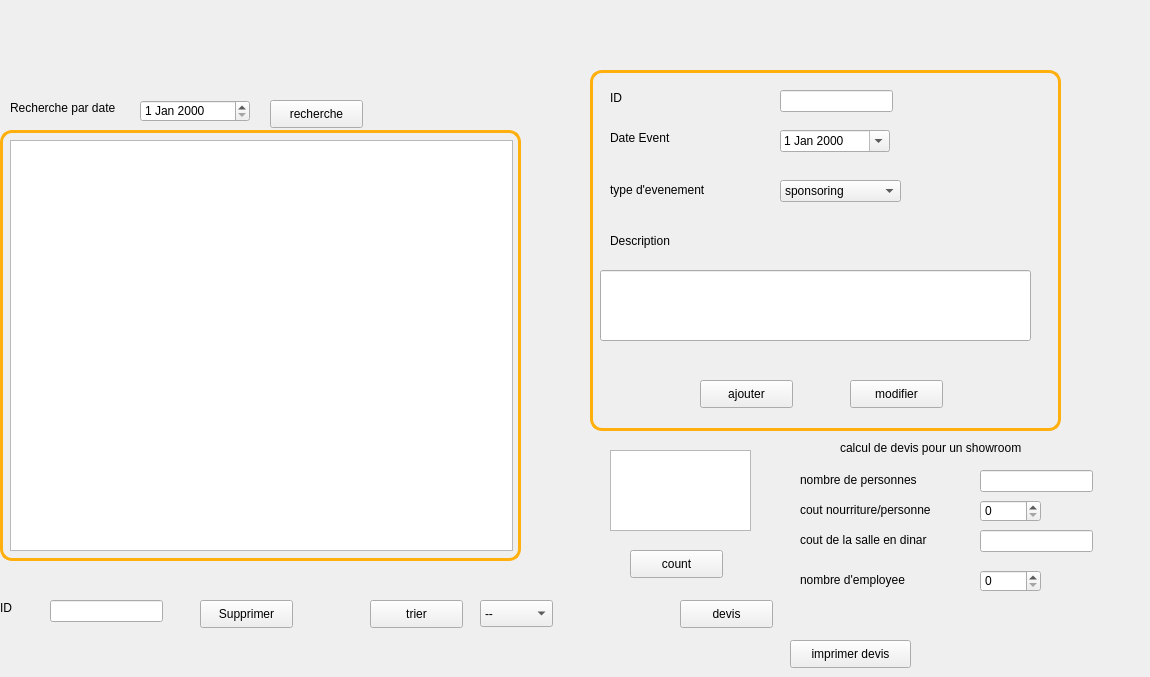
        <widget class="QWidget" name="page_7">
         <widget class="QDateEdit" name="dateEdit_event">
          <property name="geometry">
           <rect>
            <x>780</x>
            <y>130</y>
            <width>110</width>
            <height>22</height>
           </rect>
          </property>
          <property name="calendarPopup">
           <bool>true</bool>
          </property>
         </widget>
         <widget class="QPushButton" name="pb_rechercherE">
          <property name="geometry">
           <rect>
            <x>270</x>
            <y>100</y>
            <width>93</width>
            <height>28</height>
           </rect>
          </property>
          <property name="text">
           <string>recherche</string>
          </property>
         </widget>
         <widget class="QDateEdit" name="dateEdit_Recherche">
          <property name="geometry">
           <rect>
            <x>140</x>
            <y>100</y>
            <width>110</width>
            <height>22</height>
           </rect>
          </property>
         </widget>
         <widget class="QLabel" name="ID_2">
          <property name="geometry">
           <rect>
            <x>610</x>
            <y>90</y>
            <width>81</width>
            <height>16</height>
           </rect>
          </property>
          <property name="text">
           <string>ID</string>
          </property>
         </widget>
         <widget class="QComboBox" name="comboBoxE_2">
          <property name="geometry">
           <rect>
            <x>480</x>
            <y>600</y>
            <width>73</width>
            <height>27</height>
           </rect>
          </property>
          <item>
           <property name="text">
            <string>--</string>
           </property>
          </item>
          <item>
           <property name="text">
            <string>id</string>
           </property>
          </item>
          <item>
           <property name="text">
            <string>DESCRIPTION</string>
           </property>
          </item>
          <item>
           <property name="text">
            <string>type event</string>
           </property>
          </item>
          <item>
           <property name="text">
            <string>date</string>
           </property>
          </item>
         </widget>
         <widget class="QLabel" name="label_9">
          <property name="geometry">
           <rect>
            <x>610</x>
            <y>230</y>
            <width>121</width>
            <height>21</height>
           </rect>
          </property>
          <property name="text">
           <string>Description</string>
          </property>
         </widget>
         <widget class="QPushButton" name="pb_ajouterE">
          <property name="geometry">
           <rect>
            <x>700</x>
            <y>380</y>
            <width>93</width>
            <height>28</height>
           </rect>
          </property>
          <property name="text">
           <string>ajouter</string>
          </property>
          <property name="icon">
           <iconset>
            <normaloff>:/theme_normal/ajouter.png</normaloff>:/theme_normal/ajouter.png</iconset>
          </property>
         </widget>
         <widget class="QLabel" name="label_10">
          <property name="geometry">
           <rect>
            <x>610</x>
            <y>130</y>
            <width>111</width>
            <height>16</height>
           </rect>
          </property>
          <property name="text">
           <string>Date Event</string>
          </property>
         </widget>
         <widget class="QLabel" name="label_11">
          <property name="geometry">
           <rect>
            <x>610</x>
            <y>180</y>
            <width>151</width>
            <height>20</height>
           </rect>
          </property>
          <property name="text">
           <string>type d'evenement</string>
          </property>
         </widget>
         <widget class="QLabel" name="label_12">
          <property name="geometry">
           <rect>
            <x>10</x>
            <y>100</y>
            <width>131</width>
            <height>16</height>
           </rect>
          </property>
          <property name="text">
           <string>Recherche par date</string>
          </property>
         </widget>
         <widget class="QLineEdit" name="lineEdit_idE">
          <property name="geometry">
           <rect>
            <x>780</x>
            <y>90</y>
            <width>113</width>
            <height>22</height>
           </rect>
          </property>
         </widget>
         <widget class="QPushButton" name="pb_triE">
          <property name="geometry">
           <rect>
            <x>370</x>
            <y>600</y>
            <width>93</width>
            <height>28</height>
           </rect>
          </property>
          <property name="text">
           <string>trier</string>
          </property>
         </widget>
         <widget class="QLineEdit" name="lineEdit_idES">
          <property name="geometry">
           <rect>
            <x>50</x>
            <y>600</y>
            <width>113</width>
            <height>22</height>
           </rect>
          </property>
         </widget>
         <widget class="QTableView" name="tabevenement">
          <property name="geometry">
           <rect>
            <x>10</x>
            <y>140</y>
            <width>503</width>
            <height>411</height>
           </rect>
          </property>
         </widget>
         <widget class="QPushButton" name="pb_modifierE">
          <property name="geometry">
           <rect>
            <x>850</x>
            <y>380</y>
            <width>93</width>
            <height>28</height>
           </rect>
          </property>
          <property name="text">
           <string>modifier</string>
          </property>
          <property name="icon">
           <iconset>
            <normaloff>:/theme_normal/modifier.png</normaloff>:/theme_normal/modifier.png</iconset>
          </property>
         </widget>
         <widget class="QComboBox" name="comboBoxE">
          <property name="geometry">
           <rect>
            <x>780</x>
            <y>180</y>
            <width>121</width>
            <height>22</height>
           </rect>
          </property>
          <item>
           <property name="text">
            <string>sponsoring</string>
           </property>
          </item>
          <item>
           <property name="text">
            <string>reunion</string>
           </property>
          </item>
          <item>
           <property name="text">
            <string>nouveauté</string>
           </property>
          </item>
         </widget>
         <widget class="QLineEdit" name="description">
          <property name="geometry">
           <rect>
            <x>600</x>
            <y>270</y>
            <width>431</width>
            <height>71</height>
           </rect>
          </property>
          <property name="text">
           <string/>
          </property>
         </widget>
         <widget class="QPushButton" name="pb_supprimerE">
          <property name="geometry">
           <rect>
            <x>200</x>
            <y>600</y>
            <width>93</width>
            <height>28</height>
           </rect>
          </property>
          <property name="text">
           <string>Supprimer</string>
          </property>
          <property name="icon">
           <iconset>
            <normaloff>:/theme_normal/supprimer.png</normaloff>:/theme_normal/supprimer.png</iconset>
          </property>
         </widget>
         <widget class="QPushButton" name="pb_count">
          <property name="geometry">
           <rect>
            <x>630</x>
            <y>550</y>
            <width>93</width>
            <height>28</height>
           </rect>
          </property>
          <property name="text">
           <string>count</string>
          </property>
         </widget>
         <widget class="QTableView" name="tableViewcount">
          <property name="geometry">
           <rect>
            <x>610</x>
            <y>450</y>
            <width>141</width>
            <height>81</height>
           </rect>
          </property>
         </widget>
         <widget class="QLabel" name="label_57">
          <property name="geometry">
           <rect>
            <x>590</x>
            <y>70</y>
            <width>471</width>
            <height>361</height>
           </rect>
          </property>
          <property name="styleSheet">
           <string notr="true">background-color: transparent;
border-radius: 12px;
border-color: rgb(255, 175, 14);
	padding: 5px;
border-width: 3px;
border-style: solid ;</string>
          </property>
          <property name="text">
           <string/>
          </property>
         </widget>
         <widget class="QLabel" name="label_82">
          <property name="geometry">
           <rect>
            <x>780</x>
            <y>400</y>
            <width>361</width>
            <height>41</height>
           </rect>
          </property>
          <property name="text">
           <string/>
          </property>
         </widget>
         <widget class="QLabel" name="label_83">
          <property name="geometry">
           <rect>
            <x>840</x>
            <y>440</y>
            <width>221</width>
            <height>16</height>
           </rect>
          </property>
          <property name="text">
           <string>calcul de devis pour un showroom</string>
          </property>
         </widget>
         <widget class="QLabel" name="label_84">
          <property name="geometry">
           <rect>
            <x>800</x>
            <y>470</y>
            <width>131</width>
            <height>20</height>
           </rect>
          </property>
          <property name="text">
           <string>nombre de personnes</string>
          </property>
         </widget>
         <widget class="QPushButton" name="pb_devis">
          <property name="geometry">
           <rect>
            <x>680</x>
            <y>600</y>
            <width>93</width>
            <height>28</height>
           </rect>
          </property>
          <property name="text">
           <string>devis</string>
          </property>
         </widget>
         <widget class="QLabel" name="label_85">
          <property name="geometry">
           <rect>
            <x>800</x>
            <y>530</y>
            <width>131</width>
            <height>20</height>
           </rect>
          </property>
          <property name="text">
           <string>cout de la salle en dinar</string>
          </property>
         </widget>
         <widget class="QLabel" name="label_86">
          <property name="geometry">
           <rect>
            <x>800</x>
            <y>570</y>
            <width>131</width>
            <height>20</height>
           </rect>
          </property>
          <property name="text">
           <string>nombre d'employee</string>
          </property>
         </widget>
         <widget class="QLabel" name="label_87">
          <property name="geometry">
           <rect>
            <x>800</x>
            <y>500</y>
            <width>151</width>
            <height>20</height>
           </rect>
          </property>
          <property name="text">
           <string>cout nourriture/personne</string>
          </property>
         </widget>
         <widget class="QSpinBox" name="nourriture">
          <property name="geometry">
           <rect>
            <x>980</x>
            <y>500</y>
            <width>61</width>
            <height>22</height>
           </rect>
          </property>
         </widget>
         <widget class="QSpinBox" name="nbemployee">
          <property name="geometry">
           <rect>
            <x>980</x>
            <y>570</y>
            <width>61</width>
            <height>22</height>
           </rect>
          </property>
         </widget>
         <widget class="QLineEdit" name="nbpersonne">
          <property name="geometry">
           <rect>
            <x>980</x>
            <y>470</y>
            <width>113</width>
            <height>22</height>
           </rect>
          </property>
         </widget>
         <widget class="QLineEdit" name="salle">
          <property name="geometry">
           <rect>
            <x>980</x>
            <y>530</y>
            <width>113</width>
            <height>22</height>
           </rect>
          </property>
         </widget>
         <widget class="QLabel" name="devis">
          <property name="geometry">
           <rect>
            <x>900</x>
            <y>610</y>
            <width>101</width>
            <height>20</height>
           </rect>
          </property>
          <property name="text">
           <string/>
          </property>
         </widget>
         <widget class="QLabel" name="label_95">
          <property name="geometry">
           <rect>
            <x>0</x>
            <y>130</y>
            <width>521</width>
            <height>431</height>
           </rect>
          </property>
          <property name="styleSheet">
           <string notr="true">background-color: transparent;
border-radius: 12px;
border-color: rgb(255, 175, 14);
	padding: 5px;
border-width: 3px;
border-style: solid ;</string>
          </property>
          <property name="text">
           <string/>
          </property>
         </widget>
         <widget class="QLabel" name="label_13">
          <property name="geometry">
           <rect>
            <x>0</x>
            <y>600</y>
            <width>56</width>
            <height>16</height>
           </rect>
          </property>
          <property name="text">
           <string>ID </string>
          </property>
         </widget>
         <widget class="QPushButton" name="imprimerrkhadija">
          <property name="geometry">
           <rect>
            <x>790</x>
            <y>640</y>
            <width>121</width>
            <height>28</height>
           </rect>
          </property>
          <property name="text">
           <string>imprimer devis</string>
          </property>
         </widget>
         <zorder>label_95</zorder>
         <zorder>label_57</zorder>
         <zorder>dateEdit_event</zorder>
         <zorder>pb_rechercherE</zorder>
         <zorder>dateEdit_Recherche</zorder>
         <zorder>ID_2</zorder>
         <zorder>comboBoxE_2</zorder>
         <zorder>label_9</zorder>
         <zorder>pb_ajouterE</zorder>
         <zorder>label_10</zorder>
         <zorder>label_11</zorder>
         <zorder>label_12</zorder>
         <zorder>lineEdit_idE</zorder>
         <zorder>pb_triE</zorder>
         <zorder>lineEdit_idES</zorder>
         <zorder>tabevenement</zorder>
         <zorder>pb_modifierE</zorder>
         <zorder>comboBoxE</zorder>
         <zorder>description</zorder>
         <zorder>pb_supprimerE</zorder>
         <zorder>pb_count</zorder>
         <zorder>tableViewcount</zorder>
         <zorder>label_82</zorder>
         <zorder>label_83</zorder>
         <zorder>label_84</zorder>
         <zorder>pb_devis</zorder>
         <zorder>label_85</zorder>
         <zorder>label_86</zorder>
         <zorder>label_87</zorder>
         <zorder>nourriture</zorder>
         <zorder>nbemployee</zorder>
         <zorder>nbpersonne</zorder>
         <zorder>salle</zorder>
         <zorder>devis</zorder>
         <zorder>label_13</zorder>
         <zorder>imprimerrkhadija</zorder>
        </widget>
